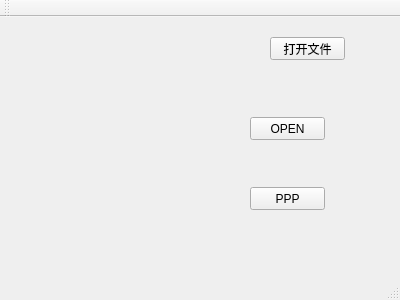
<?xml version="1.0" encoding="UTF-8"?>
<ui version="4.0">
 <class>MainWindow</class>
 <widget class="QMainWindow" name="MainWindow">
  <property name="geometry">
   <rect>
    <x>0</x>
    <y>0</y>
    <width>400</width>
    <height>300</height>
   </rect>
  </property>
  <property name="windowTitle">
   <string>MainWindow</string>
  </property>
  <widget class="QWidget" name="centralWidget">
   <widget class="QPushButton" name="pushButton_ReadFile">
    <property name="geometry">
     <rect>
      <x>270</x>
      <y>20</y>
      <width>75</width>
      <height>23</height>
     </rect>
    </property>
    <property name="text">
     <string>打开文件</string>
    </property>
   </widget>
   <widget class="QPushButton" name="pushButton_OPENFILE">
    <property name="geometry">
     <rect>
      <x>250</x>
      <y>100</y>
      <width>75</width>
      <height>23</height>
     </rect>
    </property>
    <property name="text">
     <string>OPEN</string>
    </property>
   </widget>
   <widget class="QPushButton" name="pushButton_PPP">
    <property name="geometry">
     <rect>
      <x>250</x>
      <y>170</y>
      <width>75</width>
      <height>23</height>
     </rect>
    </property>
    <property name="text">
     <string>PPP</string>
    </property>
   </widget>
  </widget>
  <widget class="QMenuBar" name="menuBar">
   <property name="geometry">
    <rect>
     <x>0</x>
     <y>0</y>
     <width>400</width>
     <height>23</height>
    </rect>
   </property>
  </widget>
  <widget class="QToolBar" name="mainToolBar">
   <attribute name="toolBarArea">
    <enum>TopToolBarArea</enum>
   </attribute>
   <attribute name="toolBarBreak">
    <bool>false</bool>
   </attribute>
  </widget>
  <widget class="QStatusBar" name="statusBar"/>
 </widget>
 <layoutdefault spacing="6" margin="11"/>
 <resources/>
 <connections/>
</ui>
